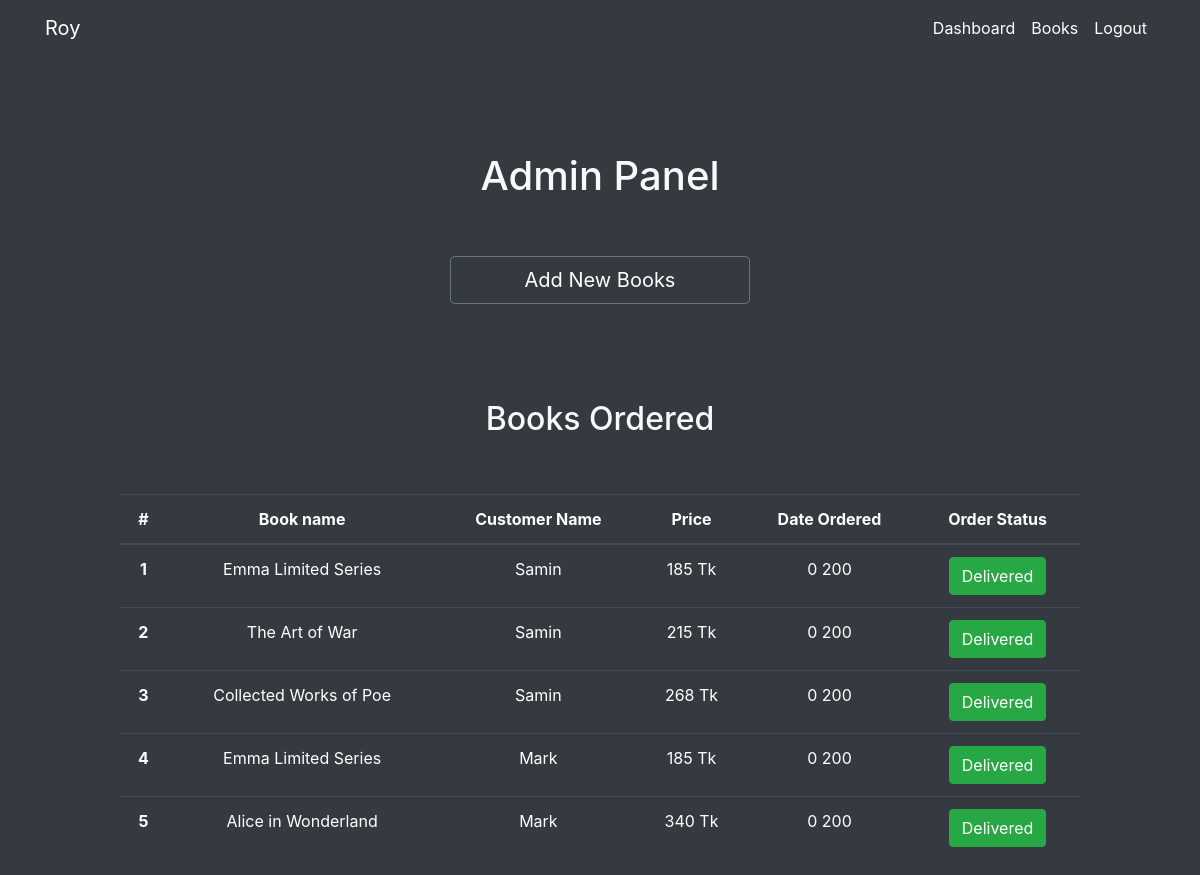
/admin.php (signed in), run on an earlier commit of the app's database.
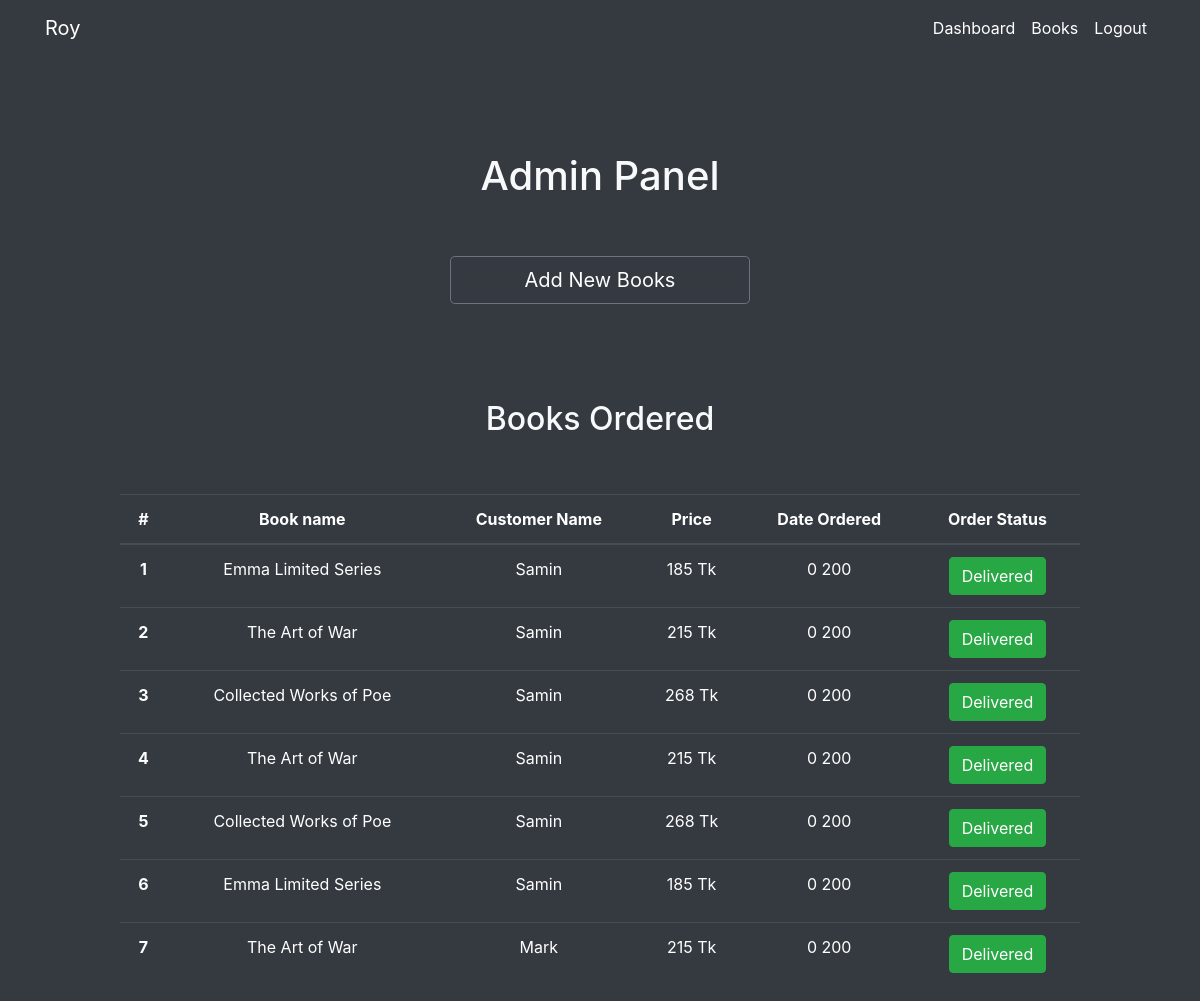
And on a later commit of the database.
### tables this page shows
CREATE TABLE `book_purchase` (
  `id` int(11) NOT NULL,
  `user_id` int(11) NOT NULL,
  `product_id` int(11) NOT NULL,
  `user_name` varchar(255) NOT NULL,
  `product_name` varchar(255) NOT NULL,
  `price` float NOT NULL
);

### admin.php (the view, shortened to what this page needs)
<?php
include 'Config/connect.php';
$purchase_book = "SELECT * FROM `book_purchase`";
$purchase_list = mysqli_query($conn, $purchase_book);
$purchase_rows = mysqli_num_rows($purchase_list);
$months = ['', 'January', 'February', 'March', 'April', 'May', 'June', 'July ', 'August', 'September', 'October', 'November', 'December'];
function total_days($year, $month, $day) {
  return $year * 365 + $month * 30 + $day;
}
function time_difference($time_day_now, $time_day_past) {
  return $time_day_now - $time_day_past;
}
function delivery_time($date_remaining) {
  if($date_remaining >= 5) {
    return "<button class='btn btn-success'>Delivered</button>";
  } else {
    $delivery_remaining = 5 - $date_remaining;
    return $delivery_remaining . " days remaining";
  }
}
?>
<!DOCTYPE html>
<html lang="en">
<head>
    <link rel="stylesheet" href="css/style.css">
    <link rel="stylesheet" href="https://cdn.jsdelivr.net/npm/bootstrap@4.3.1/dist/css/bootstrap.min.css">
    <link rel="stylesheet" href="https://cdnjs.cloudflare.com/ajax/libs/font-awesome/6.0.0/css/all.min.css" />
</head>
<body class="bg-dark text-light">
    <?php require 'nav.php'; ?>
    <div class="admin-section">
        <h1 class="heading mt-5 p-5 h1">Admin Panel</h1>
    </div>
    <a href="add-book.php" class="btn btn-lg btn-outline-secondary bd-white text-white d-block w-25 mx-auto">Add New Books</a>
    <h1 class="heading mt-5 p-5 h2">Books Ordered</h1>
    <?php
      if($purchase_rows > 0) {
        echo '
              <table class="table table-dark mx-auto" style="text-align: center; width: 80%;">
                <thead>';
                echo '<tr>
                        <th scope="col">#</th>
                        <th scope="col">Book name</th>
                        <th scope="col">Customer Name</th>
                        <th scope="col">Price</th>
                        <th scope="col">Date Ordered</th>
                        <th scope="col">Order Status</th>
                      </tr>
                </thead>
                <tbody>';
                $count = 1;
                while($row = mysqli_fetch_assoc($purchase_list)) {
                  $book_title = $row['product_name'];
                  $price = $row['price'];
                  $user_name = $row['user_name'];
                  $date = $row['date_purchased'];
                  $time_split = explode(':', $date);
                  $day = (int)$time_split[0];
                  $month = (int)$time_split[1];
                  $month_name = $months[$month];
                  $year = (int)$time_split[2];
                  $total_day_then = total_days($year, $month, $day);
                  $time_now = date("d:m:y");
                  $time_now_split = explode(':', $time_now);
                  $day_now = (int)$time_now_split[0];
                  $month_now = (int)$time_now_split[1];
                  $year_now = (int)$time_now_split[2];
                  $total_day_now = total_days($year_now, $month_now, $day_now);
                  $delivery_status = delivery_time(time_difference($total_day_now, $total_day_then));
                  echo '<tr>
                          <th scope="row">'.$count.'</th>
                          <td>'.$book_title.'</td>
                          <td>'.$user_name.'</td>
                          <td>'.$price.' Tk</td>
                          <td>'.$day .' '.  $month_name.' 20' .  $year.'</td>
                          <td>'.$delivery_status.'</td>
                        </tr>';
                    $count += 1;
                  }
                  echo '</tbody>
                </table>';
      }
    ?>
</body>
</html>

What changed in the data, as far as the page shows it:
removed book_purchase: product_name "Emma Limited Series", user_name "Mark", price "185", day "0"
removed book_purchase: product_name "Alice in Wonderland", user_name "Mark", price "340", day "0"
added book_purchase: product_name "The Art of War", user_name "Samin", price "215", day "0"
added book_purchase: product_name "Collected Works of Poe", user_name "Samin", price "268", day "0"
added book_purchase: product_name "Emma Limited Series", user_name "Samin", price "185", day "0"
added book_purchase: product_name "The Art of War", user_name "Mark", price "215", day "0"
